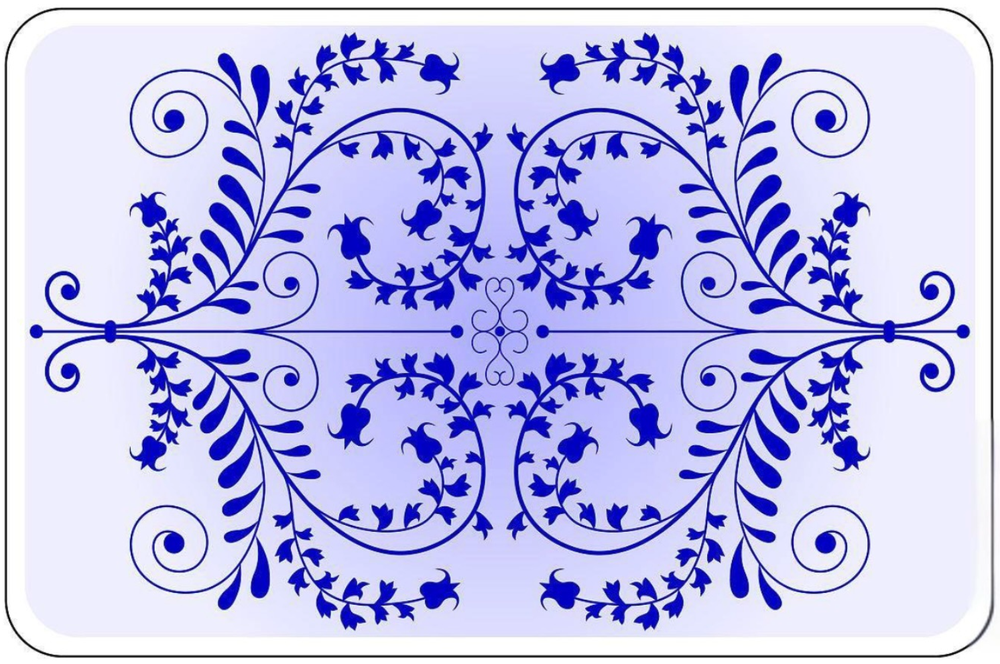
#> input picture img/back/1.png, 1000 x 664 px, shrunk from 1492 x 990 before the run; its folder holds 2 pictures in this run
$ python rotate.py
#> lines starting #> are read from the running program, lines starting #| are printed output that depends on the picture
import os
from PIL import Image

# 指定图片目录
directory = 'img/back'  # 替换为你的图片所在目录

# 遍历目录中的所有文件
for filename in os.listdir(directory):
    if filename.endswith(('.png', '.jpg', '.jpeg', '.bmp', '.gif')):  # 支持的图片格式
        img_path = os.path.join(directory, filename)
        # 打开图片
        with Image.open(img_path) as img:
            # 旋转图片 90 度
#> img is the input picture: PIL image 1000x664 RGBA; mean R, G, B, A 189, 189.3, 234.3, 255
            rotated_img = img.rotate(-90, expand=True)
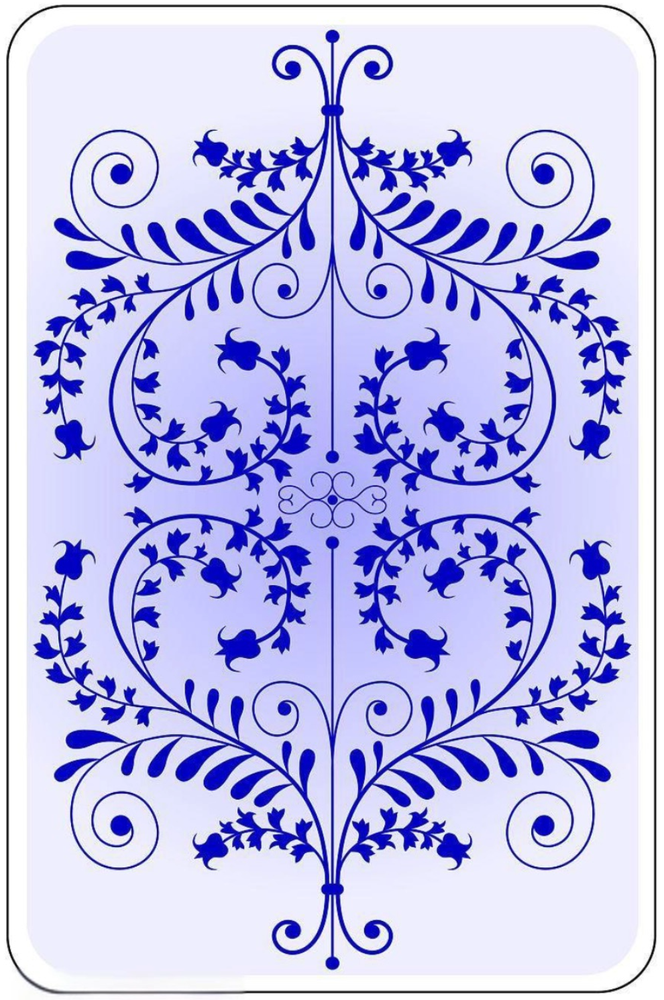
#> rotated_img: PIL image 664x1000 RGBA; mean R, G, B, A 189, 189.3, 234.3, 255
            # 保存旋转后的图片，覆盖原文件
            rotated_img.save(img_path)

        print(f'{filename} 已旋转 90 度')
#> pass 2 of the loop `for filename in os.listdir(directory):`:
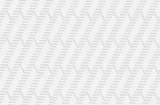
#> input picture img/back/back.png, 160 x 105 px, shrunk from 238 x 157 before the run
#> img is the input picture: PIL image 160x105 RGBA; mean R, G, B, A 236.1, 236.1, 236.1, 255
#> `rotated_img = img.rotate(-90, expand=True)`:
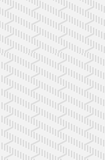
#> rotated_img: PIL image 105x160 RGBA; mean R, G, B, A 236.1, 236.1, 236.1, 255

print("图片旋转完成！")
